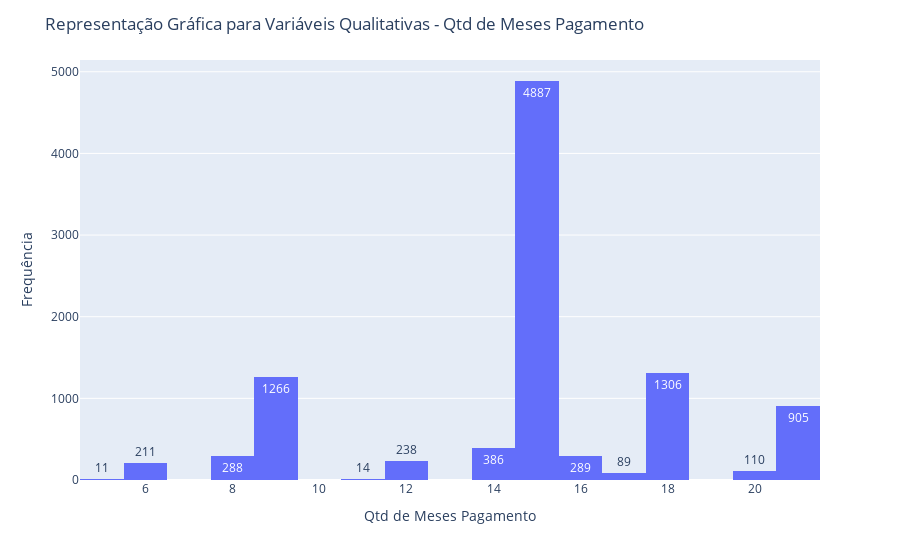

Notebook cell for this chart:
### Code cell
# Qtd de Meses Pagamento - variavel qualitativa ordinal
fig = px.histogram(geral, x = 'qtd_meses_pagto', histfunc="count", text_auto=True)
fig.update_layout(title = 'Representação Gráfica para Variáveis Qualitativas - Qtd de Meses Pagamento', xaxis_title = 'Qtd de Meses Pagamento', yaxis_title = 'Frequência')
fig.show()

### Figure 1 — Plotly figure (JSON) as saved in the notebook; plotly's stock layout.template omitted (floating-point values rounded to 4 significant figures; data arrays with more than 128 entries replaced by an {"elided": "..."} marker saying what was removed)
{"data": [{"alignmentgroup": "True", "bingroup": "x", "histfunc": "count", "hovertemplate": "qtd_meses_pagto=%{x}<br>count=%{y}<extra></extra>", "legendgroup": "", "marker": {"color": "#636efa", "pattern": {"shape": ""}}, "name": "", "offsetgroup": "", "orientation": "v", "showlegend": false, "texttemplate": "%{value}", "type": "histogram", "x": {"elided": "10000 int values"}, "xaxis": "x", "yaxis": "y"}], "layout": {"barmode": "relative", "legend": {"tracegroupgap": 0}, "margin": {"t": 60}, "title": {"text": "Representação Gráfica para Variáveis Qualitativas - Qtd de Meses Pagamento"}, "xaxis": {"anchor": "y", "domain": [0, 1], "title": {"text": "Qtd de Meses Pagamento"}}, "yaxis": {"anchor": "x", "domain": [0, 1], "title": {"text": "Frequência"}}}}
